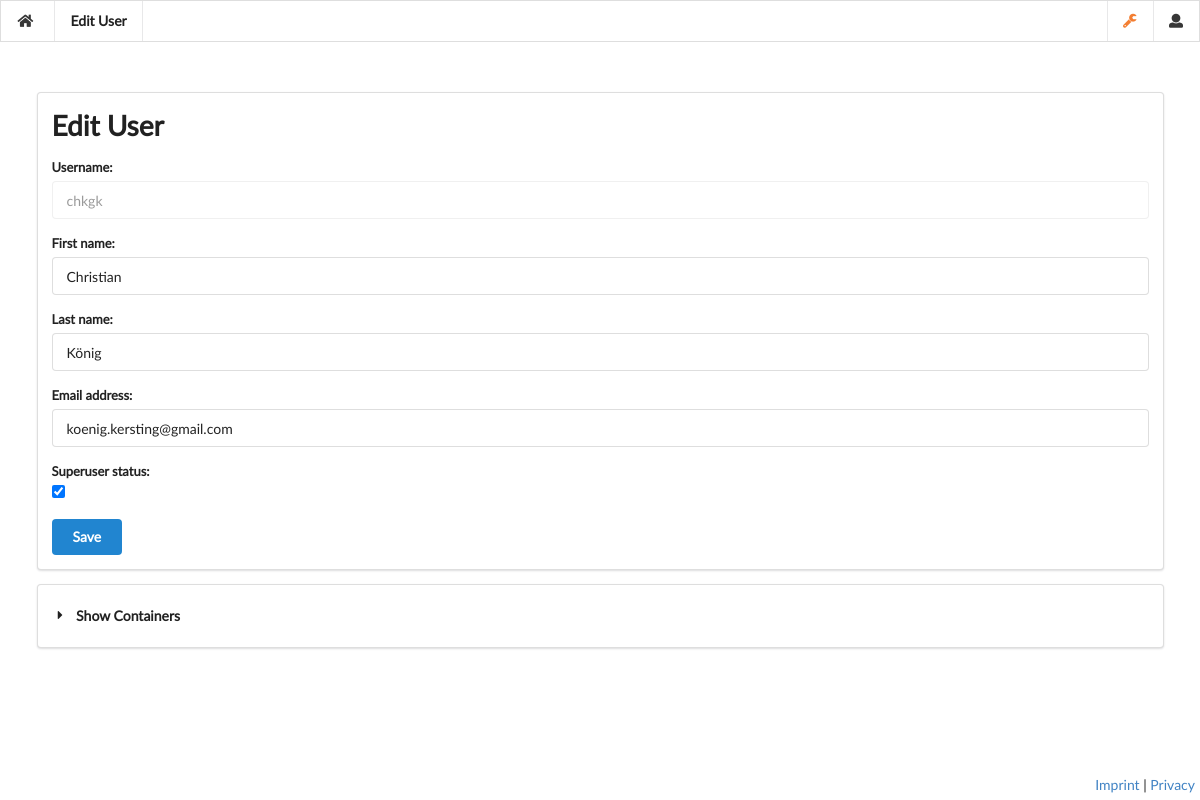
/user/edit/1 (signed in), run on the app's committed database.
### dokku_manager/om/models.py (models this page shows, shortened)
class User(AbstractUser):
    ws_channel = models.CharField(max_length=255, blank=True)
    public_key_set = models.BooleanField(default=False)
    public_key_file = models.FileField(upload_to=path_and_filename)

### dokku_manager/om/views.py (the view)
# urls.py: path('user/edit/<int:user_id>', views.edit_user, name="edit_user"),
@login_required
def edit_user(request, user_id):
    if not request.user.is_superuser:
        return HttpResponseRedirect(reverse('index'))
    user_inst = User.objects.get(id=user_id)
    form = Edit_User_Form(request.POST or None, instance = user_inst)
    instances = oTreeInstance.objects.filter(owned_by=user_inst)
    if request.method == "POST":
        if form.is_valid():
            user = form.save()
            return HttpResponseRedirect(reverse('list_users'))
    return render(request, 'om/edit_user.html', { 'form': form, 'containers': instances })

### dokku_manager/om/forms.py
class Edit_User_Form(forms.ModelForm):
    class Meta:
        model = UserModel
        fields = ['username', 'first_name', 'last_name', 'email', 'is_superuser']
    pass

### dokku_manager/om/templates/om/edit_user.html (shortened to what this page needs)
{% extends 'om/base.html' %}
{% block menu %}
    <div class="item header">
        Edit User
    </div>
{% endblock %}
{% block content %}
    <div class="ui form error segment">
        <h1>Edit User</h1>
        <form method="post">
            <div class="field">
                {{ form.username.label_tag }}
                <div class="ui disabled input">
                    {{ form.username }}
                </div>
            </div>
            <div class="field">
                {{ form.first_name.label_tag }}
                {{ form.first_name }}
            </div>
            <div class="field">
                {{ form.last_name.label_tag }}
                {{ form.last_name }}
            </div>
            <div class="field">
                {{ form.email.label_tag }}
                {{ form.email }}
            </div>
            <div class="field">
                {{ form.is_superuser.label_tag }}
                {{ form.is_superuser }}
            </div>
            <button class="ui primary button" type="submit">Save</button>
        </form>
    </div>
    {% if containers %}
        <div class="ui segment">
            <div class="ui accordion">
                <div class="title">
                    <i class="dropdown icon"></i>
                    <b>Show Containers</b>
                </div>
            </div>
        </div>
    {% endif %}
{% endblock %}

### data on the page
User: username "chkgk", first_name "Christian", last_name "König", email "koenig.kersting@gmail.com", is_superuser "☑"
